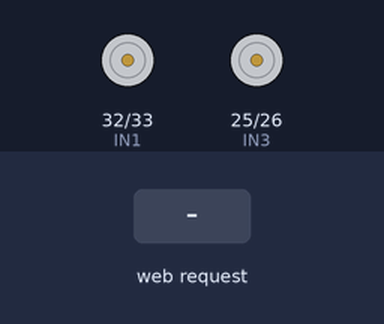
A sketch run on a simulated ESP32. Shown: motor-driver pin pairs drawn as motors (green arrow = first pin HIGH = forward, orange = second pin HIGH = backward, longer = more drive, scaled by the enable pin). The inputs (shaded band) are chosen by the test bench. WiFi joins after 1.5 s; servers stay silent unless stated; storage starts empty; what the sketch prints to the serial monitor is not drawn.

Above: at 3.2 s.
3.3 s: HTTP request GET /start received
At 4.0 s:
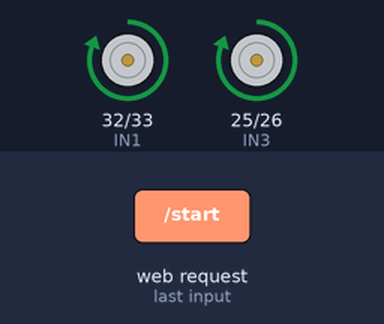
4.8 s: HTTP request GET /stop received
At 5.2 s:
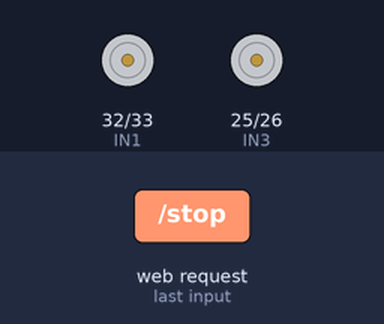
Timing chart, 0 to 7.8 s (numbered marks = the images above; inputs shaded):
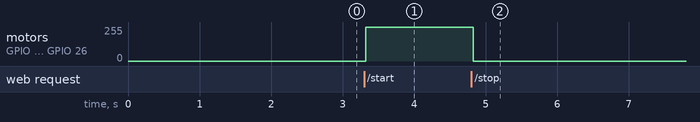

Measured:
- after the input at 3.3 s, motor on GPIO 32 (IN1) / GPIO 33 (IN2), motor on GPIO 25 (IN3) / GPIO 26 (IN4): stopped → forward 255/255 at once
- after the input at 4.8 s, motor on GPIO 32 (IN1) / GPIO 33 (IN2), motor on GPIO 25 (IN3) / GPIO 26 (IN4): forward 255/255 → stopped at once

The sketch:

mainESP32.ino
```cpp
#include <WiFi.h>
#include <ESPAsyncWebServer.h>
#include <SPIFFS.h>

// Configuración de WiFi
const char* ssid = "your_SSID";
const char* password = "your_PASSWORD";

// Pines para el driver L298
#define IN1 32
#define IN2 33
#define IN3 25
#define IN4 26
#define ENA 14
#define ENB 27

// Configuración del servidor web
AsyncWebServer server(80);

// Función para iniciar los motores
void startMotors() {
  digitalWrite(IN1, HIGH);
  digitalWrite(IN2, LOW);
  digitalWrite(IN3, HIGH);
  digitalWrite(IN4, LOW);
  analogWrite(ENA, 255);  // Velocidad máxima
  analogWrite(ENB, 255);  // Velocidad máxima
}

// Función para parar los motores
void stopMotors() {
  digitalWrite(IN1, LOW);
  digitalWrite(IN2, LOW);
  digitalWrite(IN3, LOW);
  digitalWrite(IN4, LOW);
  analogWrite(ENA, 0);
  analogWrite(ENB, 0);
}

void setup() {
  // Inicializar la conexión WiFi
  Serial.begin(115200);
  WiFi.begin(ssid, password);
  while (WiFi.status() != WL_CONNECTED) {
    delay(1000);
    Serial.println("Connecting to WiFi...");
  }
  Serial.println("Connected to WiFi");

  // Configuración de los pines del L298
  pinMode(IN1, OUTPUT);
  pinMode(IN2, OUTPUT);
  pinMode(IN3, OUTPUT);
  pinMode(IN4, OUTPUT);
  pinMode(ENA, OUTPUT);
  pinMode(ENB, OUTPUT);

  // Inicializar SPIFFS
  if (!SPIFFS.begin(true)) {
    Serial.println("An Error has occurred while mounting SPIFFS");
    return;
  }

  // Definir los endpoints
  server.on("/start", HTTP_GET, [](AsyncWebServerRequest *request){
    startMotors();
    request->send(200, "text/plain", "Motors started");
  });

  server.on("/stop", HTTP_GET, [](AsyncWebServerRequest *request){
    stopMotors();
    request->send(200, "text/plain", "Motors stopped");
  });

  server.on("/upload", HTTP_POST, [](AsyncWebServerRequest *request){
    request->send(200);
  }, handleFileUpload);

  // Iniciar el servidor
  server.begin();
}

void loop() {
  // No se necesita código aquí
}

void handleFileUpload(AsyncWebServerRequest *request, String filename, size_t index, uint8_t *data, size_t len, bool final){
  if(!index){
    Serial.printf("UploadStart: %s\n", filename.c_str());
    if (!SPIFFS.exists("/" + filename)) {
      File file = SPIFFS.open("/" + filename, FILE_WRITE);
      if (!file) {
        Serial.println("Failed to create file");
        return;
      }
      file.close();
    }
  }
  File file = SPIFFS.open("/" + filename, FILE_APPEND);
  if (file) {
    if (file.write(data, len) != len) {
      Serial.println("Failed to write to file");
    }
    file.close();
  }
  if(final){
    Serial.printf("UploadEnd: %s (%u)\n", filename.c_str(), index + len);
  }
}
```
